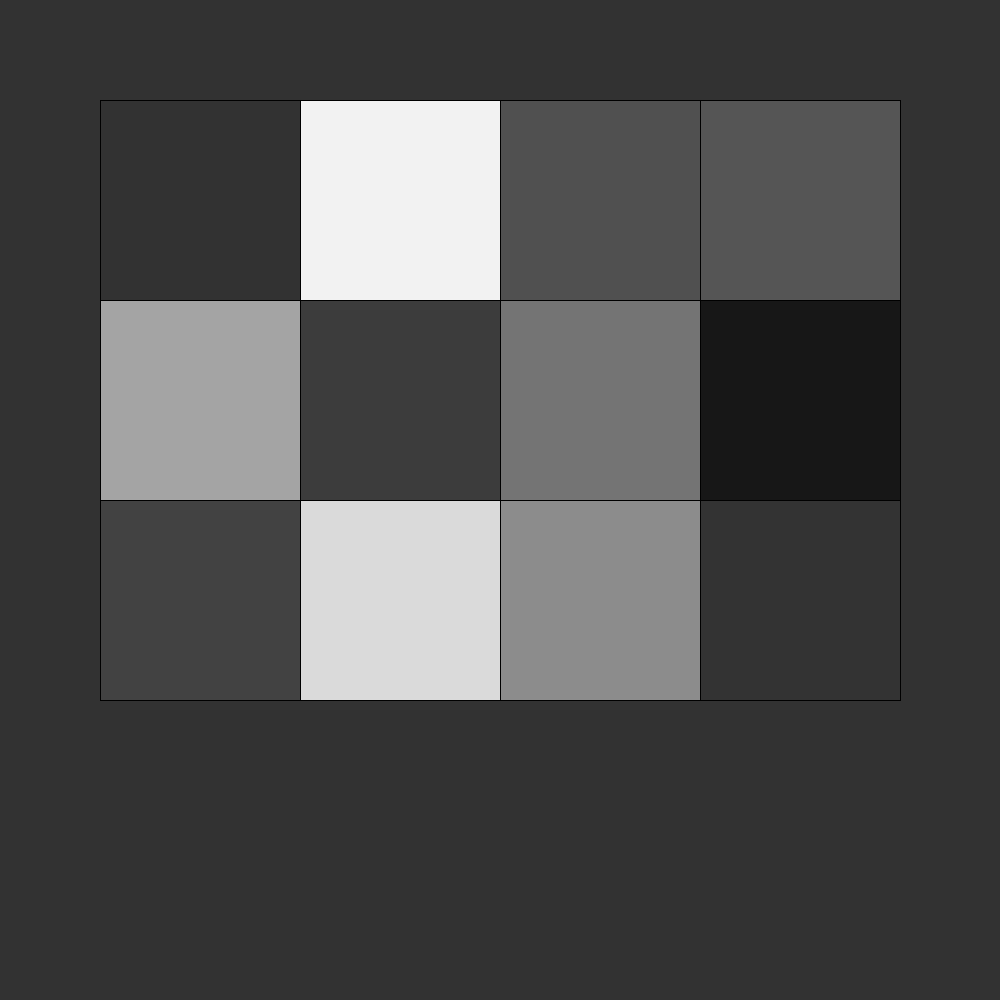
Frame 1 (no input)
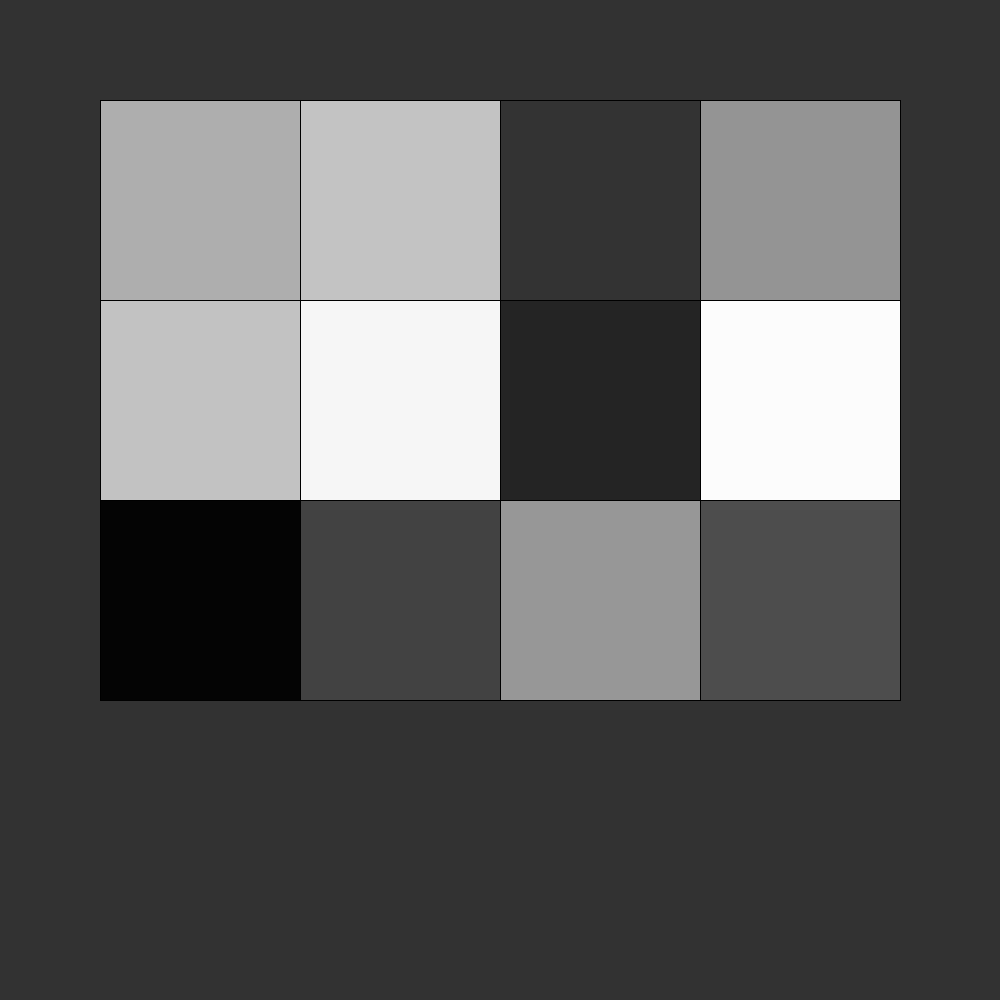
Frame 60 (the mouse pressed at the canvas centre just before this capture)
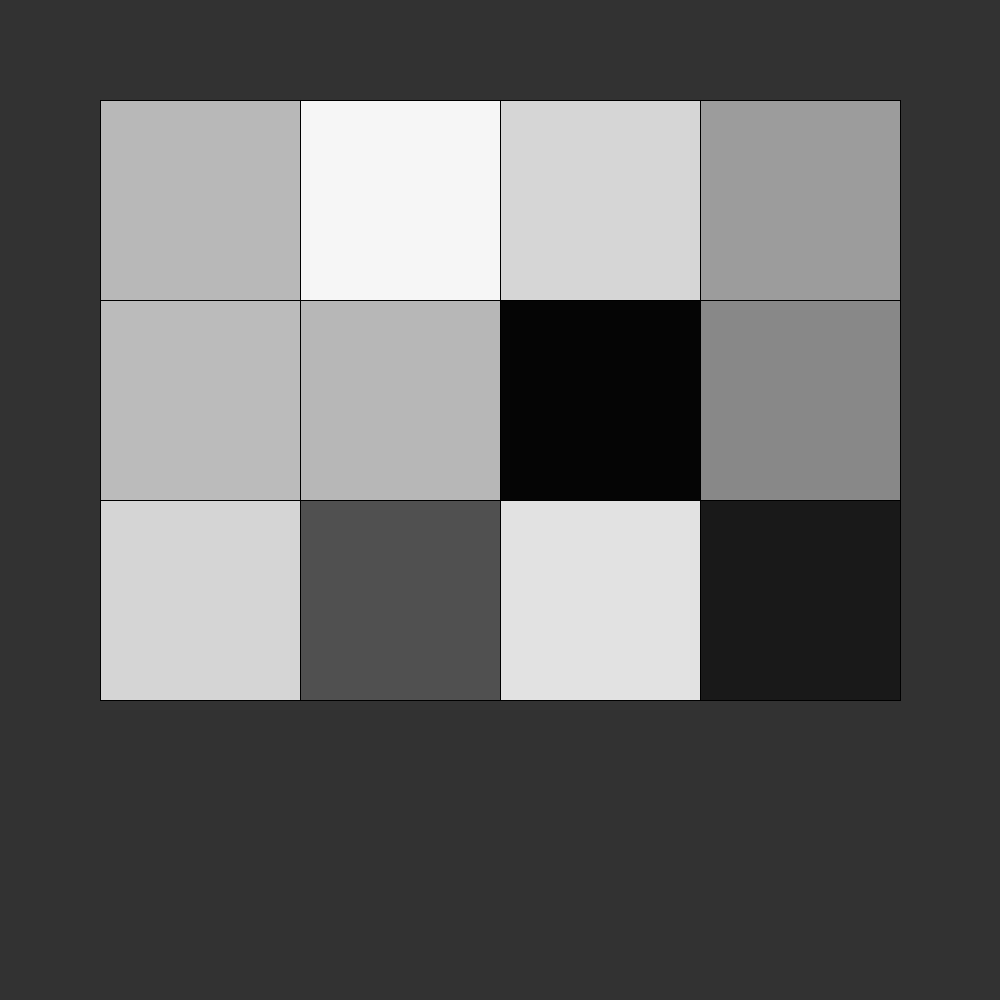
Frame 120 (the mouse held since frame 60 and released just before this capture)

The Processing sketch that drew these frames (run headless with seeded random() and noise(); from frame 60 on, the mouse is pressed at the canvas centre):

// Processing sketch: recitation_sample
// ── recitation_sample.pde
// only happens once
void setup() {
  size(1000,1000);
  background(50);
  frameRate(3);
  noFill();
  rectMode(CENTER);
}
// void draw is like void loop... this loops until we turn the program off
void draw() {
rect(200, 200, 200, 200);
 fill(random(255));
 rect(200, 400, 200, 200);
 fill(random(255));
 rect(200, 600, 200, 200);
 fill(random(255));
 rect(400, 200, 200, 200);
 fill(random(255));
 rect(400, 400, 200, 200);
 fill(random(255));
 rect(400, 600, 200, 200);
 fill(random(255));
 rect(600, 200, 200, 200);
 fill(random(255));
 rect(600, 400, 200, 200);
 fill(random(255));
 rect(600, 600, 200, 200);
 fill(random(255));
 rect(800, 200, 200, 200);
 fill(random(255));
 rect(800, 400, 200, 200);
 fill(random(255));
 rect(800, 600, 200, 200);
 fill(random(255));
}
